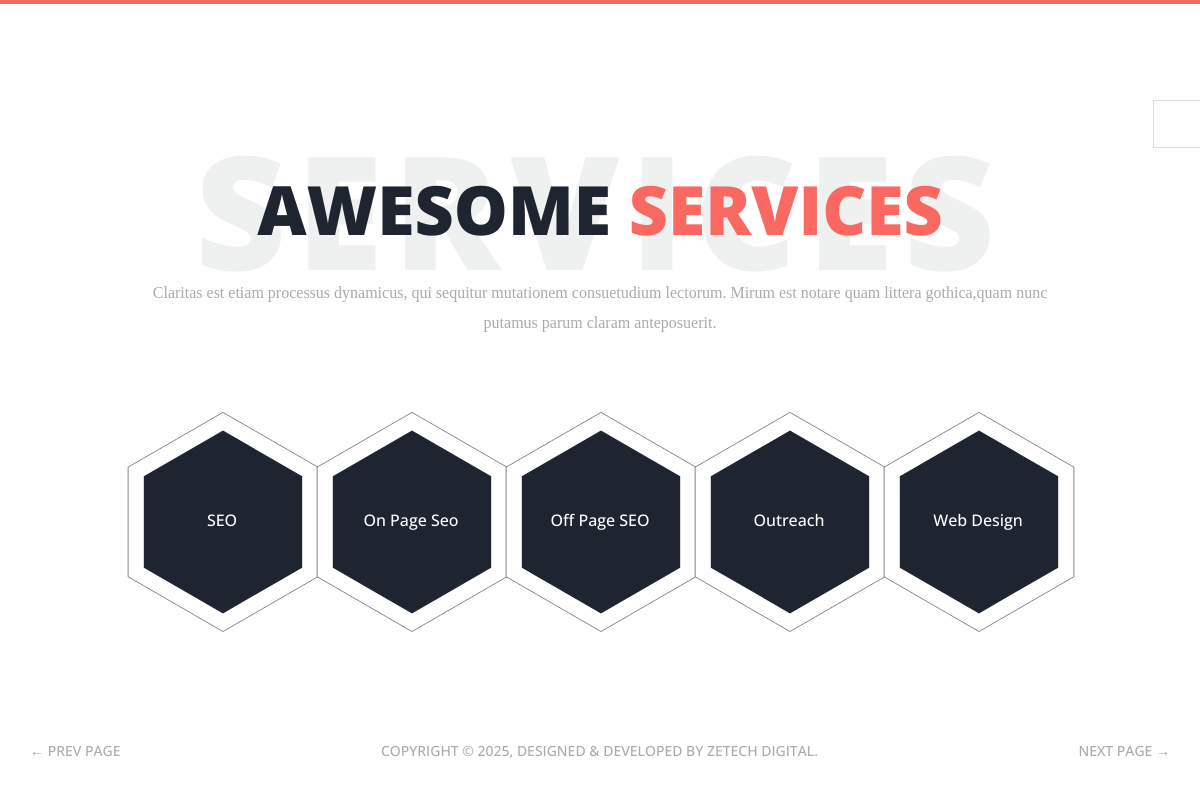
Page /services/ on the committed database.
### portfolio/models.py (models this page shows, shortened)
class Services(models.Model):
    title = models.CharField(max_length=50)
    description = models.CharField(max_length=100)

### portfolio/views.py (the view)
# urls.py: path('services/', services, name='services'),
def services(request):
    services = Services.objects.all()[:5]
    return render(request, 'portfolio/services.html', {'services': services})

### templates/portfolio/services.html (shortened to what this page needs)
{% extends 'base.html' %}
{% load static %}
{% block content %}
<section class="site-wrapper">
  <div class="pt-table">
    <div class="pt-tablecell page-services relative">
      <div class="container">
        <div class="row">
          <div class="col-xs-12 col-lg-offset-1 col-lg-10">
            <div class="page-title text-center">
              <h2>Awesome <span class="primary">Services</span> <span class="title-bg">Services</span></h2>
              <p>Claritas est etiam processus dynamicus, qui sequitur mutationem consuetudium lectorum. Mirum est
                notare quam littera gothica,quam nunc putamus parum claram anteposuerit.</p>
            </div>
            <div class="hexagon-menu services clear">
              {% for service in services %}
              <div class="service-hex">
                <div class="content">
                  <h4>{{service.title}}</h4>
                </div>
              </div>
              {% endfor %}
            </div>
          </div>
        </div>
      </div>
      <nav class="page-nav clear">
  <div class="container">
    <div class="flex flex-middle space-between">
      <span class="prev-page"><a href="{% url 'about' %}" class="link">&larr; Prev Page</a></span>
{% include 'partial/copyright.html' %}
      <span class="next-page"><a href="{% url 'resume' %}" class="link">Next Page &rarr;</a></span>
    </div>
  </div>
</nav>
    </div>
  </div>
</section>
{% endblock %}

### static/css/style.css (style rules this page uses)
body { font-family: "Libre Baskerville", serif; font-weight: 400; font-size: 16px; line-height: 30px; color: #ababab; }
a { color: inherit; transition: all 0.3s ease 0s; }
h1, h2, h3, h4, h5, h6 { color: #1e2530; font-family: "Open Sans", sans-serif; margin: 0; line-height: 1.3; }
p { margin-bottom: 20px; }
p:last-child { margin-bottom: 0; }
.clear:before, .clear:after { content: " "; display: table; }
.clear:after { clear: both; }
.pt-table { display: table; width: 100%; height: calc(100vh - 4px); }
.pt-tablecell { display: table-cell; vertical-align: middle; }
.relative { position: relative; }
.primary, .link:hover { color: #fa6862; }
.flex { display: -moz-flex; display: flex; }
.flex-middle { -moz-align-items: center; align-items: center; }
.space-between { -moz-justify-content: space-between; justify-content: space-between; }
.site-wrapper { border-top: 4px solid #fa6862; }
.page-title { margin-bottom: 75px; }
.page-title h2 { font-size: 68px; margin-bottom: 25px; position: relative; z-index: 0; font-weight: 900; text-transform: uppercase; }
.page-title p { font-size: 16px; }
.page-title .title-bg { color: rgba(30, 37, 48, 0.07); font-size: 158px; left: 0; letter-spacing: 10px; line-height: 0.7; position: absolute; right: 0; top: 50%; z-index: -1; transform: translateY(-50%); }
.page-nav { bottom: 40px; left: 0; position: absolute; right: 0; }
.page-nav span { font-family: "Open Sans", sans-serif; font-size: 14px; font-weight: 500; line-height: 1.3; text-transform: uppercase; }
.service-hex { float: left; position: relative; width: 20%; z-index: 1; }
.service-hex svg { transform: scale(1.08); transition: all 0.4s ease 0s; }
.service-hex .content { color: #fff; left: 50%; position: absolute; text-align: center; top: 50%; width: 100%; transform: translate(-50%, -50%); }
.service-hex h4 { color: #fff; font-size: 16px; margin-bottom: 20px; }

### rows in the picture
Services: title "SEO"
Services: title "On Page Seo"
Services: title "Off Page SEO"
Services: title "Outreach"
Services: title "Web Design"
